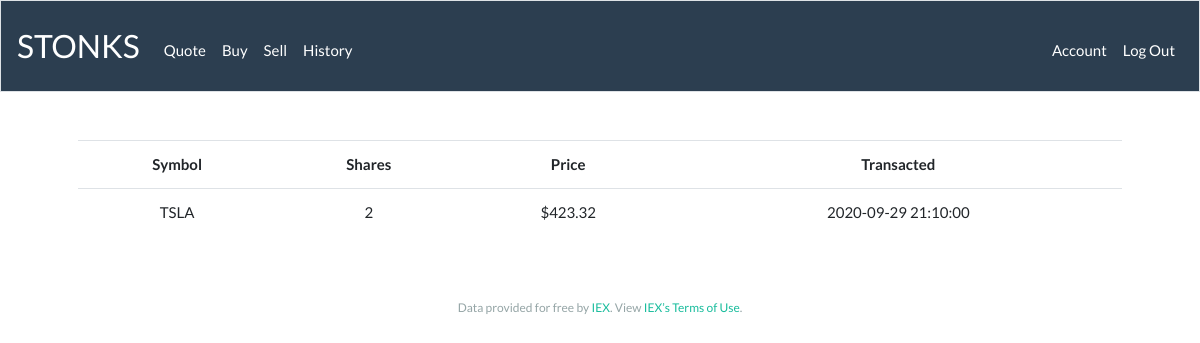
Screenshot of /history (signed in) with the database file from the repository.
### tables this page shows
CREATE TABLE "history" (
	"id"	INTEGER NOT NULL,
	"user"	TEXT,
	"symbol"	BLOB,
	"shares"	NUMERIC,
	"price"	NUMERIC,
	"date"	INTEGER,
	PRIMARY KEY("id")
);

### app.py (the view)
@app.route("/history")
@login_required
def history():
    user = session["user_id"]
    rows = db.execute(
        "SELECT * FROM history WHERE user=:user ORDER BY date", user=user)
    return render_template("history.html", rows=rows)

### app.py (called while the page is built)
@app.after_request
def after_request(response):
    response.headers["Cache-Control"] = "no-cache, no-store, must-revalidate"
    response.headers["Expires"] = 0
    response.headers["Pragma"] = "no-cache"
    return response

### helpers.py (called while the page is built)
def login_required(f):
    @wraps(f)
    def decorated_function(*args, **kwargs):
        if session.get("user_id") is None:
            return redirect("/login")
        return f(*args, **kwargs)
    return decorated_function

def usd(value):
    return f"${value:,.2f}"

### templates/history.html (shortened to what this page needs)
{% extends "layout.html" %}
{% block main %}
<table class="table table-striped">
  <tr style="background: white">
    <th>Symbol</th>
    <th>Shares</th>
    <th>Price</th>
    <th>Transacted</th>
  </tr>
  {% for row in rows %}
  <tr>
    <td>{{ row.symbol }}</td>
    <td>{{ row.shares }}</td>
    <td>{{ usd(row.price) }}</td>
    <td>{{ row.date }}</td>
  </tr>
  {% endfor %}
</table>
{% endblock %}

### templates/layout.html (shortened to what this page needs)
<!DOCTYPE html>
<html lang="en">
<head>
  <link href="/static/bootstrap.min.css" rel="stylesheet">
  <link href="/static/styles.css" rel="stylesheet">
</head>
<body>
  <nav class="navbar navbar-expand-md navbar-dark bg-primary border">
    <a class="navbar-brand" href="/">
        STONKS</a>
    <div class="collapse navbar-collapse" id="navbar">
      {% if session.user_id %}
      <ul class="navbar-nav mr-auto mt-2">
        <li class="nav-item"><a class="nav-link" href="/quote">Quote</a></li>
        <li class="nav-item"><a class="nav-link" href="/buy">Buy</a></li>
        <li class="nav-item"><a class="nav-link" href="/sell">Sell</a></li>
        <li class="nav-item"><a class="nav-link" href="/history">History</a></li>
      </ul>
      <ul class="navbar-nav ml-auto mt-2">
        <li class="nav-item"><a class="nav-link" href="/account">Account</a></li>
        <li class="nav-item"><a class="nav-link" href="/logout">Log Out</a></li>
      </ul>
      {% else %}
      <ul class="navbar-nav ml-auto mt-2">
        <li class="nav-item"><a class="nav-link" href="/register">Register</a></li>
        <li class="nav-item"><a class="nav-link" href="/login">Log In</a></li>
      </ul>
      {% endif %}
    </div>
  </nav>
  <main class="container p-5">
    {% block main %}{% endblock %}
  </main>
  <footer class="small text-center text-muted">
    Data provided for free by <a href="https://iextrading.com/developer">IEX</a>. View <a
      href="https://iextrading.com/api-exhibit-a/">IEX’s Terms of Use</a>.
  </footer>
</body>
</html>

### static/styles.css (style rules this page uses)
nav .navbar-brand { font-size: xx-large; }
main { overflow-x: auto; text-align: center; }

### rows the page displays
history: symbol "TSLA", shares "2", price "$423.32", date "2020-09-29 21:10:00"
